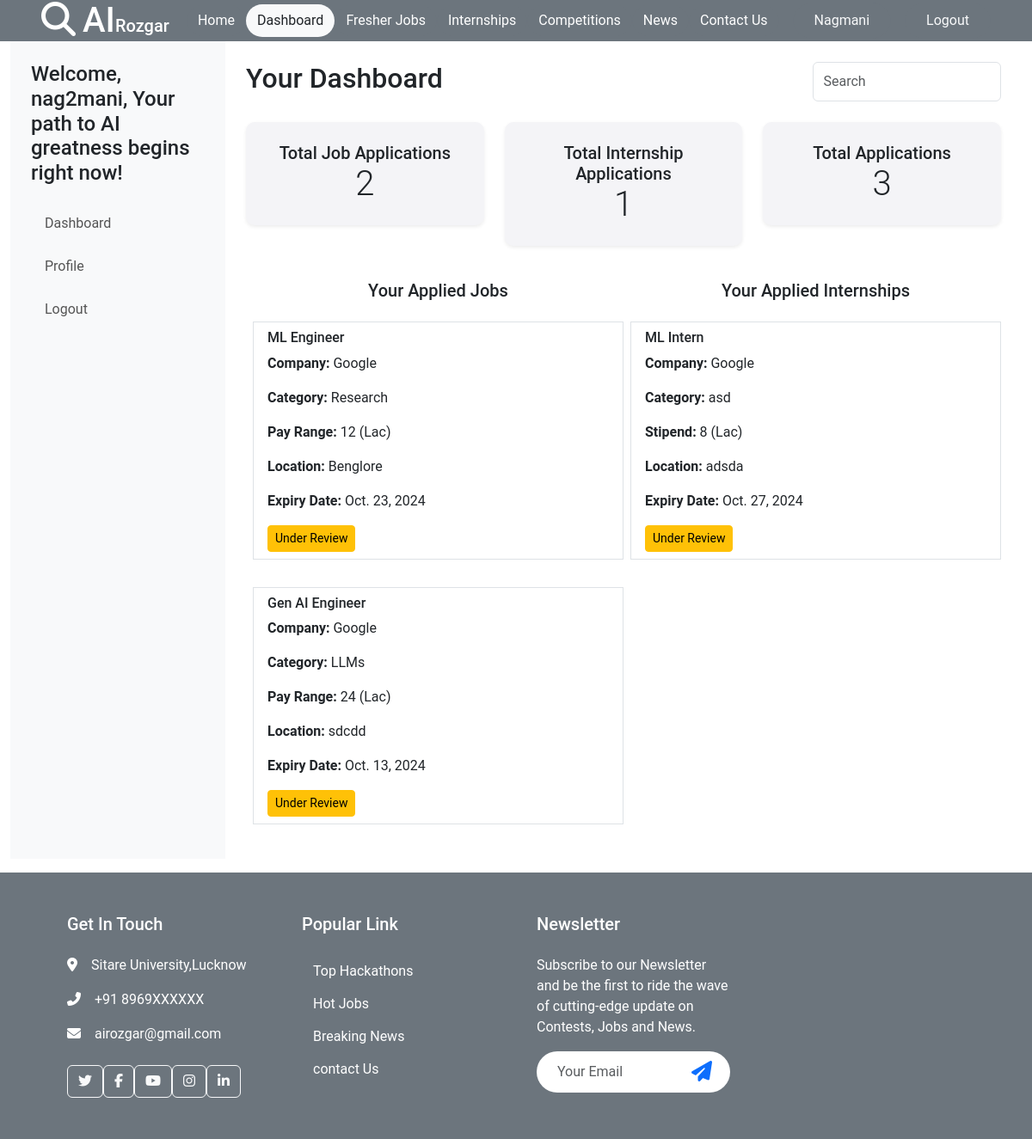
The page /student/ (signed in) on the database its author committed.
### home/models.py (models this page shows, shortened)
class Student(models.Model):
    user = models.OneToOneField(User, on_delete=models.CASCADE)  # Connect with the User model
    college = models.CharField(max_length=255)
    branch = models.CharField(max_length=255)
    github = models.URLField(blank=True, null=True)
    linkedin = models.URLField(blank=True, null=True)

class Job(models.Model):
    company = models.ForeignKey(Company, on_delete=models.CASCADE)
    title = models.CharField(max_length=255, default='Job')
    description = models.TextField()
    field = models.CharField(max_length=255)
    category = models.CharField(max_length=255)
    pay_range = models.CharField(max_length=20)
    location = models.CharField(max_length=255)
    expiry_date = models.DateField()
    created_date = models.DateField(auto_now_add=True)
    skills = models.TextField()
    student_applied = models.JSONField()  # To store hashmap of students applied

class Company(models.Model):
    user = models.OneToOneField(User, on_delete=models.CASCADE)  # Connect with the User model
    company_name = models.CharField(max_length=255)
    phone_number = models.CharField(max_length=15)
    email = models.EmailField(max_length=255, default=f"{company_name}@gmail.com")
    website = models.URLField(max_length=255, default=f"{company_name}.com")
    location = models.CharField(max_length=255, blank=True, null=True)

class Internship(models.Model):
    company = models.ForeignKey(Company, on_delete=models.CASCADE)
    title = models.CharField(max_length=255, default='Internship')
    description = models.TextField()
    field = models.CharField(max_length=255)
    category = models.CharField(max_length=255)
    stipend = models.CharField(max_length=20)
    location = models.CharField(max_length=255)
    expiry_date = models.DateField()
    created_date = models.DateField(auto_now_add=True)
    skills = models.TextField()
    student_applied = models.JSONField()  # To store hashmap of students applied

### home/views.py (the view)
# urls.py: path('student/', student, name='student'),
@login_required(login_url="/login/")
def student(request):
    student = request.user.student
    applied_jobs = Job.objects.filter(student_applied__has_key=str(student.id))
    applied_internships = Internship.objects.filter(student_applied__has_key=str(student.id))
    return render(request, 'student.html', {'applied_jobs': applied_jobs, 'applied_internships': applied_internships})

### home/templates/student.html (shortened to what this page needs)
{% extends 'base.html' %}
{% block start %}
<div class="d-flex container-fluid">
    <div id="sidebar" class="bg-light p-4">
        <h4 class="mb-4">Welcome, {{ request.user.student.user.username }}, Your path to AI greatness begins right now!</span></h4>
        <ul class="nav flex-column">
            <li class="nav-item"><a href="/student/" class="nav-link">Dashboard</a></li>
            <li class="nav-item"><a href="/editstudent/" class="nav-link">Profile</a></li>
            <li class="nav-item"><a href="/logout/" class="nav-link material-symbols-sharp">Logout</a></li>
        </ul>
    </div>
    <div id="main-content" class="container-fluid p-4">
        <div class="d-flex justify-content-between mb-4">
            <h2>Your Dashboard</h2>
            <input type="text" class="form-control w-25" placeholder="Search">
        </div>
        <div class="row text-center">
            <div class="col-md-4">
                <div class="card p-4 shadow-sm">
                    <h5>Total Job Applications</h5>
                    <p class="display-6">{{ applied_jobs.count }}</p>
                </div>
            </div>
            <div class="col-md-4">
                <div class="card p-4 shadow-sm">
                    <h5>Total Internship Applications</h5>
                    <p class="display-6">{{ applied_internships.count }}</p>
                </div>
            </div>
            <div class="col-md-4">
                <div class="card p-4 shadow-sm">
                    <h5>Total Applications</h5>
                    <p class="display-6">{{ applied_jobs.count|add:applied_internships.count }}</p>
                </div>
            </div>
        </div>
        <div class="d-flex mt-4">
            <div class="w-50 pr-3 mx-2">
                <h5 class="text-center font-weight-bold mt-3">Your Applied Jobs</h5>
                <ul class="list-group">
                    {% for job in applied_jobs %}
                    <div class="my-3">
                        <li class="list-group-item">
                            <h6>{{ job.title }}</h6>
                            <p><strong>Company:</strong> {{ job.company.company_name }}</p>
                            <p><strong>Category:</strong> {{ job.category }}</p>
                            <p><strong>Pay Range:</strong> {{ job.pay_range }} (Lac)</p>
                            <p><strong>Location:</strong> {{ job.location }}</p>
                            <p><strong>Expiry Date:</strong> {{ job.expiry_date }}</p>
                            <div class="mt-2">
                                <a href="#" class="btn btn-sm btn-warning">Under Review</a>
                            </div>
                        </li>
                    </div>
                    {% empty %}
                    <li class="list-group-item">No jobs applied yet.</li>
                    {% endfor %}
                </ul>
            </div>
            <div class="w-50 pl-3">
                <h5 class="text-center font-weight-bold mt-3">Your Applied Internships</h5>
                <ul class="list-group">
                    {% for internship in applied_internships %}
                    <div class="my-3">
                        <li class="list-group-item">
                            <h6>{{ internship.title }}</h6>
                            <p><strong>Company:</strong> {{ internship.company.company_name }}</p>
                            <p><strong>Category:</strong> {{ internship.category }}</p>
                            <p><strong>Stipend:</strong> {{ internship.stipend }} (Lac)</p>
                            <p><strong>Location:</strong> {{ internship.location }}</p>
                            <p><strong>Expiry Date:</strong> {{ internship.expiry_date }}</p>
                            <div class="mt-2">
                                <a href="#" class="btn btn-sm btn-warning">Under Review</a>
                            </div>
                        </li>
                    </div>
                    {% empty %}
                    <li class="list-group-item">No internships applied yet.</li>
                    {% endfor %}
                </ul>
            </div>
        </div>
    </div>
</div>
{% endblock %}

### home/templates/base.html (shortened to what this page needs)
<!DOCTYPE html>
<html lang="en">
<head>
  <link href="https://cdn.jsdelivr.net/npm/bootstrap@5.3.3/dist/css/bootstrap.min.css" rel="stylesheet"
>
  <link href="https://cdnjs.cloudflare.com/ajax/libs/font-awesome/6.6.0/css/all.min.css" rel="stylesheet">
  <link href="../static/css/style.css" rel="stylesheet">
</head>
<body>
  <nav class="navbar navbar-expand-lg bg-secondary px-4 px-lg-5 py-3 py-lg-0 sticky-top">
    <a href="/" class="navbar-brand p-0">
        <h1 class="m-0 text-white"><i class="fas fa-search me-2"></i>AI<span class="fs-5">Rozgar</span></h1>
    </a>
    <div class="collapse navbar-collapse" id="navbarCollapse">
        <div class="navbar-nav ms-auto py-0">
            <a href="/" class="nav-item btn text-light rounded-pill {% if request.path == '/' %}bg-light text-dark{% else %}btn-secondary text-white{% endif %}">Home</a>
            {% if request.user.is_authenticated and request.user.student %}
            <a href="/student/" class="nav-item btn text-light rounded-pill {% if request.path == '/student/' %}bg-light text-dark{% else %}btn-secondary text-white{% endif %}">Dashboard</a>
            {% endif %}
            <a href="/job/" class="nav-item btn text-light rounded-pill {% if request.path == '/job/' %}bg-light text-dark{% else %}btn-secondary text-white{% endif %}">Fresher Jobs</a>
            <a href="/internship/" class="nav-item btn text-light rounded-pill {% if request.path == '/internship/' %}bg-light text-dark{% else %}btn-secondary text-white{% endif %}">Internships</a>
            <a href="/contest/" class="nav-item btn text-light rounded-pill {% if request.path == '/contest/' %}bg-light text-dark{% else %}btn-secondary text-white{% endif %}">Competitions</a>
            <a href="/news/" class="nav-item btn text-light rounded-pill {% if request.path == '/news/' %}bg-light text-dark{% else %}btn-secondary text-white{% endif %}">News</a>
            <a href="/contact/" class="nav-item btn text-light rounded-pill {% if request.path == '/contact/' %}bg-light text-dark{% else %}btn-secondary text-white{% endif %}">Contact Us</a>
        </div>
        {% if request.user.is_authenticated %}
        <a href="#" class="btn btn-secondary text-light rounded-pill py-2 px-4 ms-3">{{ request.user.first_name }}</a>
        <a href="/logout/" class="btn btn-secondary text-light rounded-pill py-2 px-4 ms-3">Logout</a>
        {% else %}
        <a href="/login/" class="btn btn-secondary text-light rounded-pill py-2 px-4 ms-3">Log In</a>
        {% endif %}
    </div>
</nav>
  {% block start %}
  {% endblock %}
  <div class="bg-secondary footer mt-3">
    <div class="container py-5 px-lg-5">
      <div class="row g-5">
        <div class="col-md-6 col-lg-3">
          <h5 class="text-white mb-4">Get In Touch</h5>
          <p class="text-white"><i class="fa fa-map-marker-alt me-3"></i>Sitare University,Lucknow</p>
          <p class="text-white"><i class="fa fa-phone-alt me-3"></i>+91 8969XXXXXX</p>
          <p class="text-white"><i class="fa fa-envelope me-3"></i>airozgar@gmail.com</p>
          <div class="d-flex pt-2">
            <a class="btn btn-outline-light btn-social" href=""><i class="fab fa-twitter"></i></a>
            <a class="btn btn-outline-light btn-social" href=""><i class="fab fa-facebook-f"></i></a>
            <a class="btn btn-outline-light btn-social" href=""><i class="fab fa-youtube"></i></a>
            <a class="btn btn-outline-light btn-social" href=""><i class="fab fa-instagram"></i></a>
            <a class="btn btn-outline-light btn-social" href=""><i class="fab fa-linkedin-in"></i></a>
          </div>
        </div>
        <div class="col-md-6 col-lg-3">
          <h5 class="text-white mb-4">Popular Link</h5>
          <a class="btn text-white" href="/contest/">Top Hackathons</a>
          <a class="btn text-white" href="/job/">Hot Jobs</a>
          <a class="btn text-white" href="/news/">Breaking News</a>
          <a class="btn text-white" href="/contact/">contact Us</a>
        </div>
        <div class="col-md-6 col-lg-3">
          <h5 class="text-white mb-4">Newsletter</h5>
          <p class="text-white ">
            Subscribe to our Newsletter and be the first to ride the wave of
            cutting-edge update on Contests, Jobs and News.
          </p>
          <div class="position-relative w-100 mt-3">
            <input class="form-control border-0 rounded-pill w-100 ps-4 pe-5" type="text" placeholder="Your Email"
              style="height: 48px;">
            <button type="button" class="btn shadow-none position-absolute top-0 end-0 mt-1 me-2"> <i
                class="fa fa-paper-plane text-primary fs-4"></i></button>
          </div>
        </div>
      </div>
    </div>
</body>
</html>

### home/static/css/style.css (style rules this page uses)
body { font-family: 'Poppins', 'Roboto', sans-serif; }

### home/templates/student.html (style rules this page uses)
#sidebar { width: 250px; min-height: 100vh; }
#main-content { flex: 1; background-color: #fff; }
.container-fluid { font-family: 'Poppins', 'Roboto', sans-serif; }
.nav-link { color: #555; margin-bottom: 10px; font-size: 16px; }
.card { border-radius: 10px; border: none; background-color: #f4f4f7; }
.card h5, .card p { margin-bottom: 0; }

### rows shown on the page
Job: title "ML Engineer", company.company_name "Google", category "Research", pay_range "12", location "Benglore", expiry_date "Oct. 23, 2024"
Job: title "Gen AI Engineer", company.company_name "Google", category "LLMs", pay_range "24", location "sdcdd", expiry_date "Oct. 13, 2024"
Internship: title "ML Intern", company.company_name "Google", category "asd", stipend "8", location "adsda", expiry_date "Oct. 27, 2024"

### other values the page prints
{{ request.user.first_name }} "Nagmani"
{{ request.user.student.user.username }} "nag2mani"
{{ applied_jobs.count }} "2"
{{ applied_internships.count }} "1"
{{ applied_jobs.count|add:applied_internships.count }} "3"
